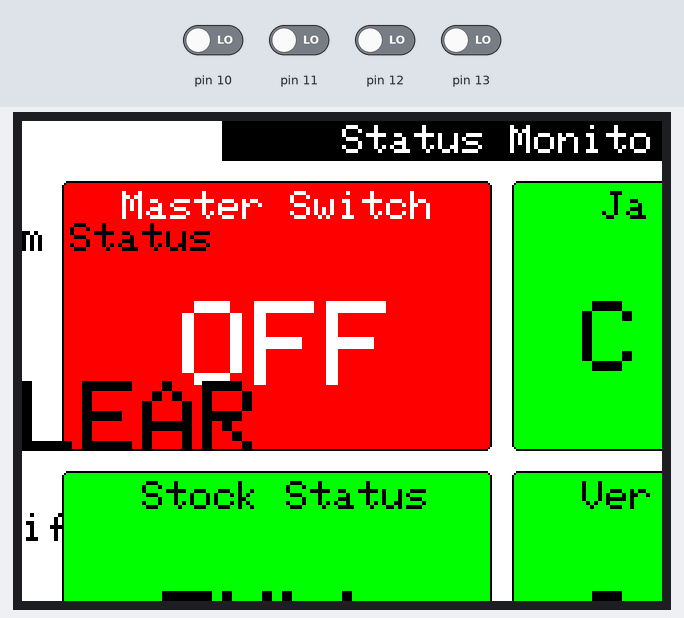
A sketch run on a simulated Arduino Uno, built with avr-gcc and run on an emulated ATmega328P. Shown: 320×240 colour display. Inputs (shaded band) come from the test bench; at power-on: pin 10–13 LOW. What the sketch prints to the serial monitor is not drawn.

Above: at 1.5 s.
1.6 s: pin 10 driven HIGH
At 2.3 s:
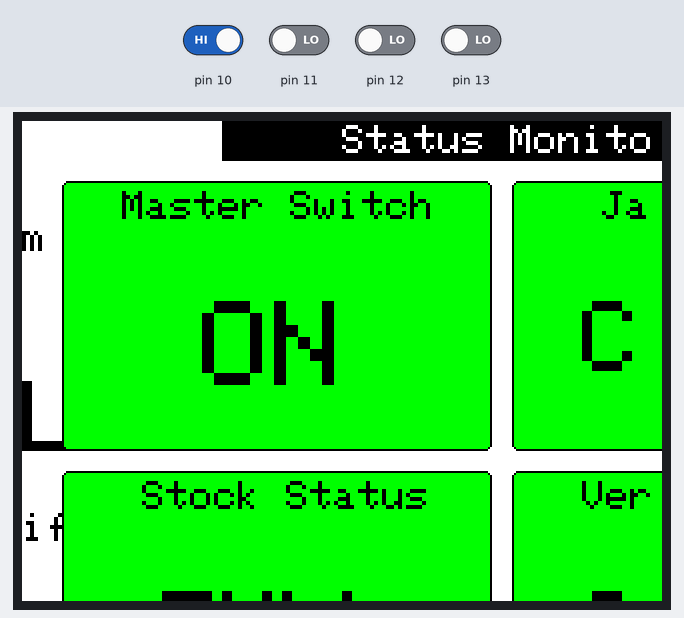
3.1 s: pin 11 driven HIGH
At 3.7 s:
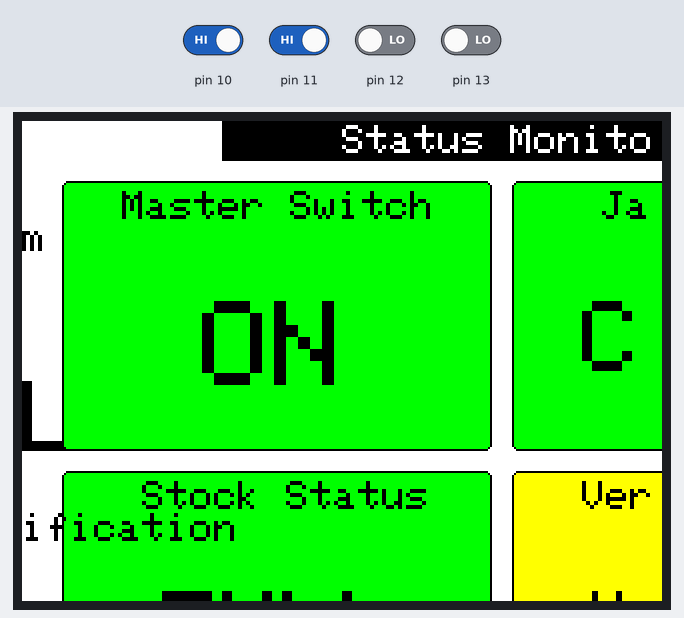
4.6 s: pin 12 driven HIGH
At 5.1 s:
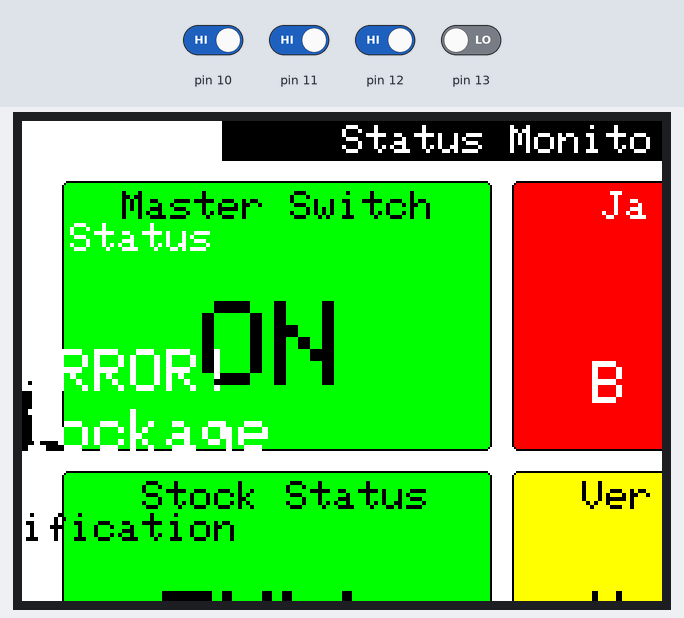
6.1 s: pin 13 driven HIGH
At 7.3 s:
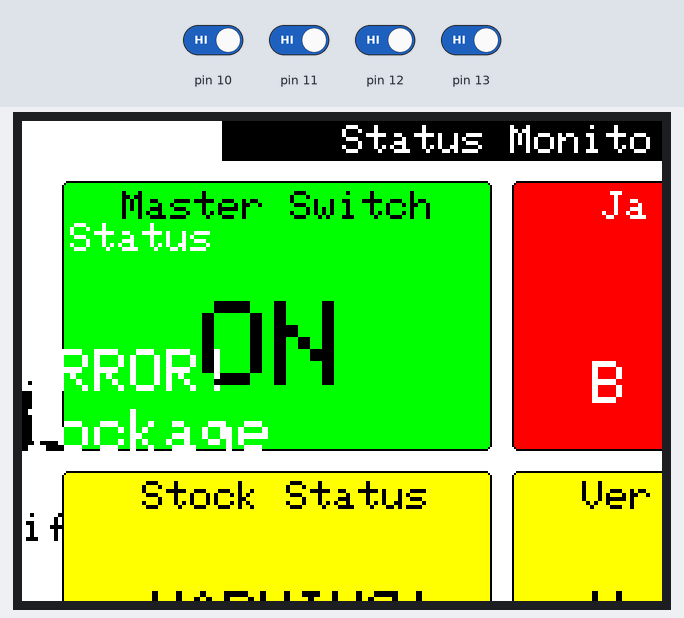
7.6 s: pin 11 driven LOW
At 8.3 s:
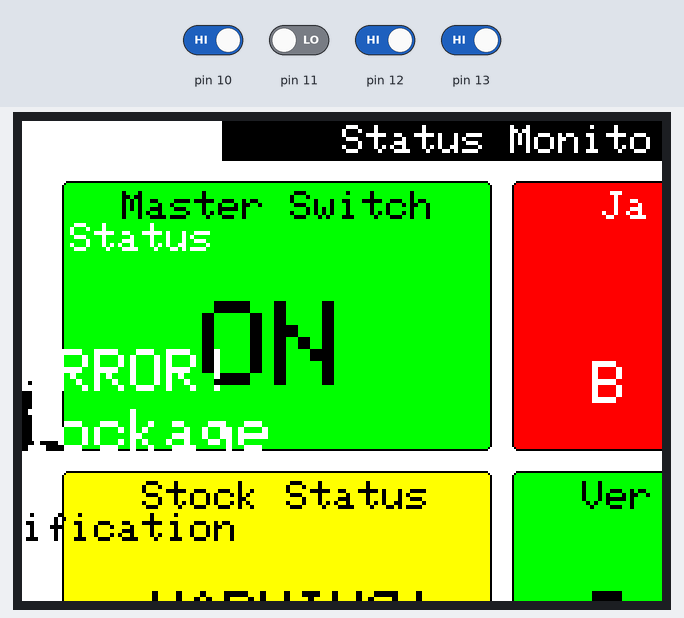
9.1 s: pin 10 driven LOW
At 10.4 s:
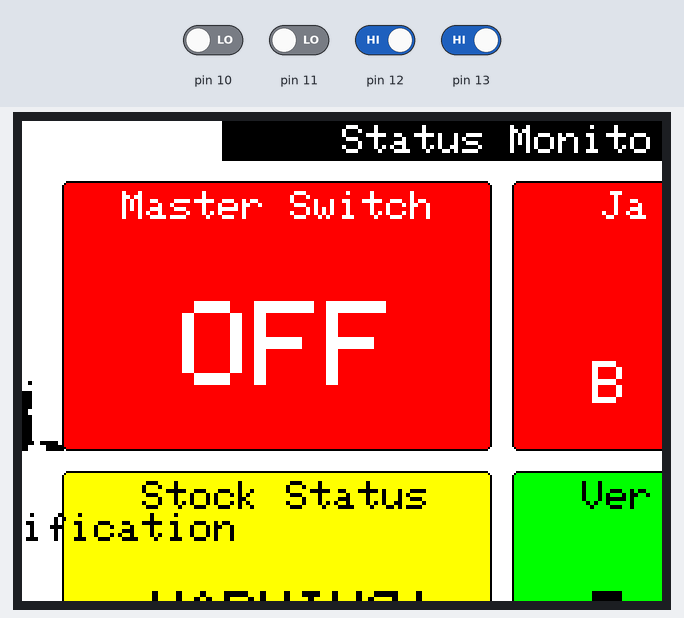
Timing chart, 0 to 11.6 s (numbered marks = the images above; inputs shaded):
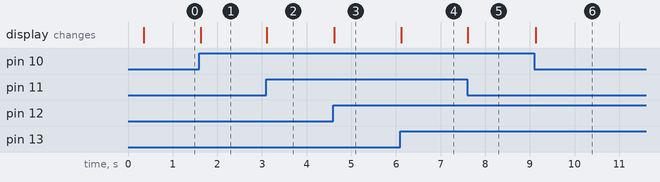

The sketch:

lcd_display.ino
```cpp
// IMPORTANT: Adafruit_TFTLCD LIBRARY MUST BE SPECIFICALLY
// CONFIGURED FOR EITHER THE TFT SHIELD OR THE BREAKOUT BOARD.
// SEE RELEVANT COMMENTS IN Adafruit_TFTLCD.h FOR SETUP.

#include <Adafruit_GFX.h>    // Core graphics library
#include <Adafruit_TFTLCD.h> // Hardware-specific library

// The control pins for the LCD can be assigned to any digital or
// analog pins...but we'll use the analog pins as this allows us to
// double up the pins with the touch screen (see the TFT paint example).
#define LCD_CS A3 // Chip Select goes to Analog 3
#define LCD_CD A2 // Command/Data goes to Analog 2
#define LCD_WR A1 // LCD Write goes to Analog 1
#define LCD_RD A0 // LCD Read goes to Analog 0

#define LCD_RESET A4 // Can alternately just connect to Arduino's reset pin

// When using the BREAKOUT BOARD only, use these 8 data lines to the LCD:
// For the Arduino Uno, Duemilanove, Diecimila, etc.:
//   D0 connects to digital pin 8  (Notice these are
//   D1 connects to digital pin 9   NOT in order!)
//   D2 connects to digital pin 2
//   D3 connects to digital pin 3
//   D4 connects to digital pin 4
//   D5 connects to digital pin 5
//   D6 connects to digital pin 6
//   D7 connects to digital pin 7
// For the Arduino Mega, use digital pins 22 through 29
// (on the 2-row header at the end of the board).

// Assign human-readable names to some common 16-bit color values:
#define	BLACK   0x0000
#define	BLUE    0x001F
#define	RED     0xF800
#define	GREEN   0x07E0
#define CYAN    0x07FF
#define MAGENTA 0xF81F
#define YELLOW  0xFFE0
#define WHITE   0xFFFF

#define BUTTON_X 52
#define BUTTON_Y 150
#define BUTTON_W 80
#define BUTTON_H 45
#define BUTTON_SPACING_X 26
#define BUTTON_SPACING_Y 30
#define BUTTON_TEXTSIZE 3

Adafruit_GFX_Button button[3];


Adafruit_TFTLCD tft(LCD_CS, LCD_CD, LCD_WR, LCD_RD, LCD_RESET);
// If using the shield, all control and data lines are fixed, and
// a simpler declaration can optionally be used:
// Adafruit_TFTLCD tft;

//four status bits for:
// [0] = master switch on/off ie)running
// [1] = missing pot detected
// [2] = refill trays
// [3] = refill pots
byte status[4];
byte state[4] = {0,0,0,0};
byte oldstate[4] = {0,0,0,0};


void setup(void) {
  status[0] = 10;
  status[1] = 11;
  status[2] = 12;
  status[3] = 13;
  pinMode(status[0],INPUT);
  pinMode(status[1],INPUT);
  Serial.begin(9600);
  Serial.println(F("TFT LCD test"));

#ifdef USE_ADAFRUIT_SHIELD_PINOUT
  Serial.println(F("Using Adafruit 2.8\" TFT Arduino Shield Pinout"));
#else
  Serial.println(F("Using Adafruit 2.8\" TFT Breakout Board Pinout"));
#endif

  Serial.print("TFT size is "); Serial.print(tft.width()); Serial.print("x"); Serial.println(tft.height());

  tft.reset();

  uint16_t identifier = tft.readID();

  if(identifier == 0x9325) {
    Serial.println(F("Found ILI9325 LCD driver"));
  } else if(identifier == 0x9328) {
    Serial.println(F("Found ILI9328 LCD driver"));
  } else if(identifier == 0x7575) {
    Serial.println(F("Found HX8347G LCD driver"));
  } else if(identifier == 0x9341) {
    Serial.println(F("Found ILI9341 LCD driver"));
  } else if(identifier == 0x8357) {
    Serial.println(F("Found HX8357D LCD driver"));
  } else {
    Serial.print(F("Unknown LCD driver chip: "));
    Serial.println(identifier, HEX);
    Serial.println(F("If using the Adafruit 2.8\" TFT Arduino shield, the line:"));
    Serial.println(F("  #define USE_ADAFRUIT_SHIELD_PINOUT"));
    Serial.println(F("should appear in the library header (Adafruit_TFT.h)."));
    Serial.println(F("If using the breakout board, it should NOT be #defined!"));
    Serial.println(F("Also if using the breakout, double-check that all wiring"));
    Serial.println(F("matches the tutorial."));
    return;
  }


  tft.begin(identifier);

  tft.fillScreen(WHITE);
  tft.setRotation(1);
  tft.fillRect(100,0,280,20,BLACK);
  tft.setCursor(160, 2);
  tft.setTextColor(WHITE);
  tft.setTextSize(2);
  tft.println("Status Monitor");


  // button[0].initButton(&tft, 120,117,200,115,BLACK,YELLOW,WHITE,"yep",3);
  // button[0].drawButton();
  masterSwitchOFF();
  verification();
  jam();
  stock();


  // button[0].initButton(&tft, 120,252,200,115,BLACK,BLUE,WHITE,"blue",3);
  // button[0].drawButton();

  }


void loop(void) {
  // [0] = master switch on/off ie)running
  // [1] = missing pot detected
  // [2] = refill trays
  // [3] = refill pots
    state[0] = digitalRead(status[0]);
    state[1] = digitalRead(status[1]);
    state[2] = digitalRead(status[2]);
    state[3] = digitalRead(status[3]);


    if(state[0]!=oldstate[0]){
      oldstate[0] ^= 1;
      if(state[0]==1){
        masterSwitchON();
      }
      else{
        masterSwitchOFF();
      }
    }

    if(state[1]!=oldstate[1]){
      oldstate[1] ^= 1;
      if(state[1]==1){
        verificationDetected();
      }
      else{
        verification();
      }
    }

    if(state[2]!=oldstate[2]){
      oldstate[2] ^= 1;
      if(state[2]==1){
        jamDetected();
      }
      else{
        jam();
      }
    }

    if(state[3]!=oldstate[3]){
      oldstate[3] ^= 1;
      if(state[3]==1){
        stockDetected();
      }
      else{
        stock();
      }
    }


}


void masterSwitchON(){
  tft.fillRoundRect(20,30,215,135,3,GREEN);
  tft.drawRoundRect(20,30,215,135,3,BLACK);
  tft.setCursor(50,35);
  tft.setTextColor(BLACK);
  tft.setTextSize(2);
  tft.print("Master Switch");
  tft.setCursor(90,90);
  tft.setTextColor(BLACK);
  tft.setTextSize(6);
  tft.print("ON");
}
void masterSwitchOFF(){
  tft.fillRoundRect(20,30,215,135,3,RED);
  tft.drawRoundRect(20,30,215,135,3,BLACK);
  tft.setCursor(50,35);
  tft.setTextColor(WHITE);
  tft.setTextSize(2);
  tft.print("Master Switch");
  tft.setCursor(80,90);
  tft.setTextColor(WHITE);
  tft.setTextSize(6);
  tft.print("OFF");
}

void verification(){

  tft.fillRoundRect(245,175,215,135,3,GREEN);
  tft.drawRoundRect(245,175,215,135,3,BLACK);
  tft.setCursor(280,180);
  tft.setTextColor(BLACK);
  tft.setTextSize(2);
  tft.print("Verification");
  tft.setCursor(280,235);
  tft.setTextColor(BLACK);
  tft.setTextSize(5);
  tft.print("CLEAR");
}

void verificationDetected(){

  tft.fillRoundRect(245,175,215,135,3,YELLOW);
  tft.drawRoundRect(245,175,215,135,3,BLACK);
  tft.setCursor(280,180);
  tft.setTextColor(BLACK);
  tft.setTextSize(2);
  tft.print("Verification");
  tft.setCursor(285,235);
  tft.setTextColor(BLACK);
  tft.setTextSize(3);
  tft.print("WARNING!");
  tft.setCursor(255,265);
  tft.setTextColor(BLACK);
  tft.setTextSize(3);
  tft.print("Pot Missing");
}

void stockDetected(){
  tft.fillRoundRect(20,175,215,135,3,YELLOW);
  tft.drawRoundRect(20,175,215,135,3,BLACK);
  tft.setCursor(60,180);
  tft.setTextColor(BLACK);
  tft.setTextSize(2);
  tft.print("Stock Status");
  tft.setCursor(65,235);
  tft.setTextColor(BLACK);
  tft.setTextSize(3);
  tft.print("WARNING!");
  tft.setCursor(40,265);
  tft.setTextColor(BLACK);
  tft.setTextSize(3);
  tft.print("Fill Items");
}

void stock(){
  tft.fillRoundRect(20,175,215,135,3,GREEN);
  tft.drawRoundRect(20,175,215,135,3,BLACK);
  tft.setCursor(60,180);
  tft.setTextColor(BLACK);
  tft.setTextSize(2);
  tft.print("Stock Status");
  tft.setCursor(70,235);
  tft.setTextColor(BLACK);
  tft.setTextSize(5);
  tft.print("FULL");
}

void jamDetected(){
  tft.fillRoundRect(245,30,215,135,3,RED);
  tft.drawRoundRect(245,30,215,135,3,BLACK);
  tft.setCursor(290,35);
  tft.setTextColor(WHITE);
  tft.setTextSize(2);
  tft.print("Jam Status");
  tft.setCursor(305,90);
  tft.setTextColor(WHITE);
  tft.setTextSize(3);
  tft.print("ERROR!");
  tft.setCursor(285,120);
  tft.setTextColor(WHITE);
  tft.setTextSize(3);
  tft.print("Blockage");
}

void jam(){
  tft.fillRoundRect(245,30,215,135,3,GREEN);
  tft.drawRoundRect(245,30,215,135,3,BLACK);
  tft.setCursor(290,35);
  tft.setTextColor(BLACK);
  tft.setTextSize(2);
  tft.print("Jam Status");
  tft.setCursor(280,90);
  tft.setTextColor(BLACK);
  tft.setTextSize(5);
  tft.print("CLEAR");
}
```

Measured:
- after the input at 1.6 s, the display: changes at once (image 1)
- after the input at 3.1 s, the display: changes at once (image 2)
- after the input at 4.6 s, the display: changes at once (image 3)
- after the input at 6.1 s, the display: changes at once (image 4)
- after the input at 7.6 s, the display: changes at once (image 5)
- after the input at 9.1 s, the display: changes at once (image 6)
